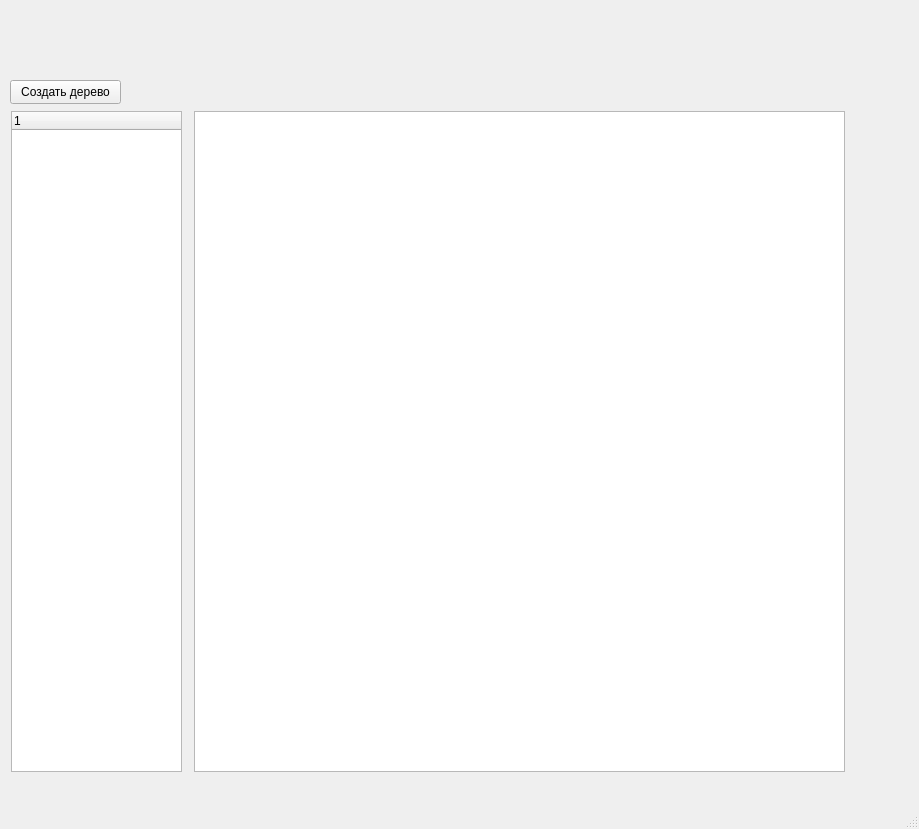
<?xml version="1.0" encoding="UTF-8"?>
<ui version="4.0">
 <class>MainWindow</class>
 <widget class="QMainWindow" name="MainWindow">
  <property name="geometry">
   <rect>
    <x>0</x>
    <y>0</y>
    <width>919</width>
    <height>829</height>
   </rect>
  </property>
  <property name="windowTitle">
   <string>MainWindow</string>
  </property>
  <widget class="QWidget" name="centralwidget">
   <widget class="QTreeWidget" name="treeWidget">
    <property name="geometry">
     <rect>
      <x>11</x>
      <y>111</y>
      <width>171</width>
      <height>661</height>
     </rect>
    </property>
    <column>
     <property name="text">
      <string notr="true">1</string>
     </property>
    </column>
   </widget>
   <widget class="QTableWidget" name="tableWidget">
    <property name="geometry">
     <rect>
      <x>194</x>
      <y>111</y>
      <width>651</width>
      <height>661</height>
     </rect>
    </property>
   </widget>
   <widget class="QPushButton" name="pushButton_createTree">
    <property name="geometry">
     <rect>
      <x>10</x>
      <y>80</y>
      <width>111</width>
      <height>24</height>
     </rect>
    </property>
    <property name="text">
     <string>Создать дерево</string>
    </property>
   </widget>
  </widget>
  <widget class="QMenuBar" name="menubar">
   <property name="geometry">
    <rect>
     <x>0</x>
     <y>0</y>
     <width>919</width>
     <height>22</height>
    </rect>
   </property>
  </widget>
  <widget class="QStatusBar" name="statusbar"/>
 </widget>
 <resources/>
 <connections/>
</ui>
